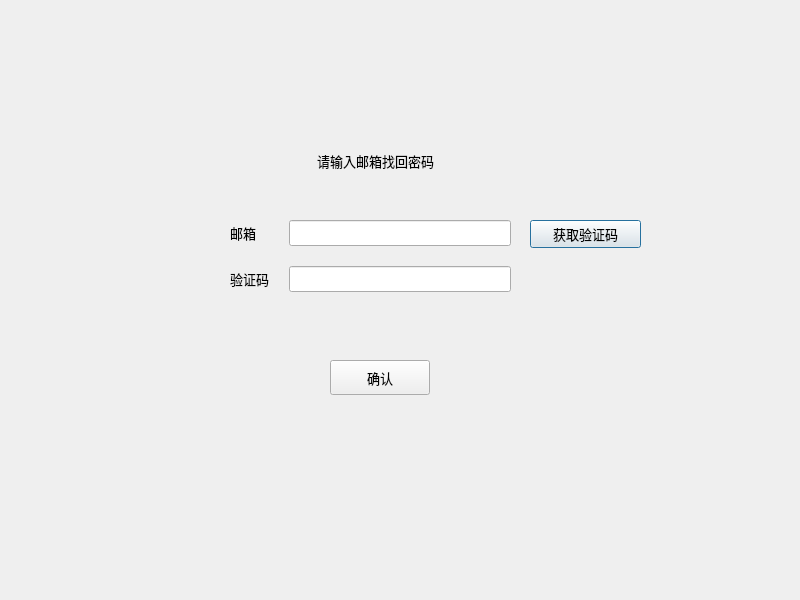
<?xml version="1.0" encoding="UTF-8"?>
<ui version="4.0">
    <class>ForgetPwdWidget</class>
    <widget class="QDialog" name="ForgetPwdWidget">
        <property name="geometry">
            <rect>
                <x>0</x>
                <y>0</y>
                <width>800</width>
                <height>600</height>
            </rect>
        </property>
        <property name="windowTitle">
            <string>找回密码</string>
        </property>
        <widget class="QLabel" name="label">
            <property name="geometry">
                <rect>
                    <x>260</x>
                    <y>150</y>
                    <width>231</width>
                    <height>21</height>
                </rect>
            </property>
            <property name="font">
                <font>
                    <family>微软雅黑</family>
                    <pointsize>10</pointsize>
                </font>
            </property>
            <property name="text">
                <string>请输入邮箱找回密码</string>
            </property>
            <property name="alignment">
                <set>Qt::AlignCenter</set>
            </property>
        </widget>
        <widget class="QWidget" name="formLayoutWidget">
            <property name="geometry">
                <rect>
                    <x>230</x>
                    <y>220</y>
                    <width>281</width>
                    <height>102</height>
                </rect>
            </property>
            <property name="font">
                <font>
                    <family>微软雅黑</family>
                    <pointsize>10</pointsize>
                </font>
            </property>
            <layout class="QFormLayout" name="formLayout">
                <property name="horizontalSpacing">
                    <number>20</number>
                </property>
                <property name="verticalSpacing">
                    <number>20</number>
                </property>
                <item row="0" column="0">
                    <widget class="QLabel" name="userPhone">
                        <property name="font">
                            <font>
                                <family>微软雅黑</family>
                                <pointsize>10</pointsize>
                            </font>
                        </property>
                        <property name="text">
                            <string>邮箱</string>
                        </property>
                    </widget>
                </item>
                <item row="0" column="1">
                    <widget class="QLineEdit" name="inputUserPhone">
                        <property name="font">
                            <font>
                                <family>微软雅黑</family>
                                <pointsize>10</pointsize>
                            </font>
                        </property>
                    </widget>
                </item>
                <item row="1" column="0">
                    <widget class="QLabel" name="password">
                        <property name="font">
                            <font>
                                <family>微软雅黑</family>
                                <pointsize>10</pointsize>
                            </font>
                        </property>
                        <property name="text">
                            <string>验证码</string>
                        </property>
                    </widget>
                </item>
                <item row="1" column="1">
                    <widget class="QLineEdit" name="inputCaptcha">
                        <property name="font">
                            <font>
                                <family>微软雅黑</family>
                                <pointsize>10</pointsize>
                            </font>
                        </property>
                        <property name="echoMode">
                            <enum>QLineEdit::Normal</enum>
                        </property>
                    </widget>
                </item>
            </layout>
        </widget>
        <widget class="QPushButton" name="getCaptchaBtn">
            <property name="geometry">
                <rect>
                    <x>530</x>
                    <y>220</y>
                    <width>111</width>
                    <height>28</height>
                </rect>
            </property>
            <property name="font">
                <font>
                    <family>微软雅黑</family>
                    <pointsize>10</pointsize>
                </font>
            </property>
            <property name="text">
                <string>获取验证码</string>
            </property>
        </widget>
        <widget class="QPushButton" name="confirmBtn">
            <property name="geometry">
                <rect>
                    <x>330</x>
                    <y>360</y>
                    <width>100</width>
                    <height>35</height>
                </rect>
            </property>
            <property name="font">
                <font>
                    <family>微软雅黑</family>
                    <pointsize>10</pointsize>
                </font>
            </property>
            <property name="text">
                <string>确认</string>
            </property>
        </widget>
    </widget>
    <resources/>
    <connections/>
</ui>
